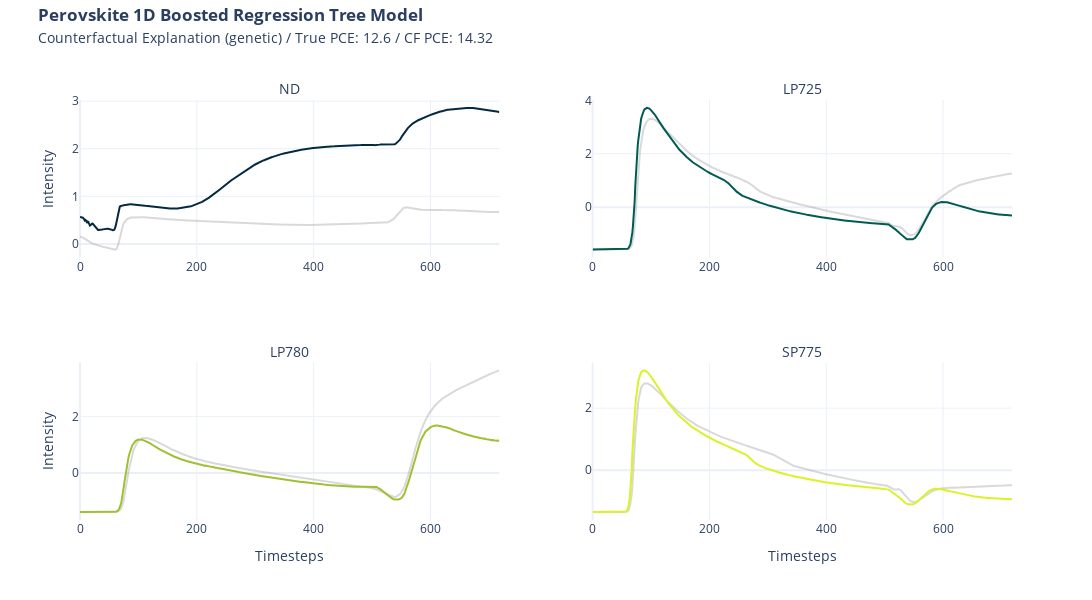

Write notebook code for a chart like this one.
### Markdown cell above
#### Plot

### Code cell
import plotly.graph_objects as go

def format_title(title, subtitle=None, subtitle_font_size=14):
    title = f'<b>{title}</b>'
    if not subtitle:
        return title
    subtitle = f'<span style="font-size: {subtitle_font_size}px;">{subtitle}</span>'
    return f'{title}<br>{subtitle}'

from plotly.subplots import make_subplots

fig = make_subplots(rows=2, 
                    cols=4,
                    subplot_titles=(format_title("High", "ND"),format_title("", "LP725"),format_title("", "LP780"),format_title("", "SP775"),
                                    format_title("Low"),None,None,None)
)

fig.add_trace(go.Scatter(y=x[0], name = "ND", marker_color="grey", opacity = 0.3,showlegend=False), row=1, col=1)
fig.add_trace(go.Scatter(y=cf_high[0], name = "cf ND", marker_color="#042940", showlegend=False), row=1, col=1)
fig.add_trace(go.Scatter(y=x[1], name = "LP725", marker_color="grey", opacity = 0.3,showlegend=False), row=1, col=2)
fig.add_trace(go.Scatter(y=cf_high[1], name = "cf LP725", marker_color="#005C53", showlegend=False), row=1, col=2)
fig.add_trace(go.Scatter(y=x[2], name = "LP780", marker_color="grey", opacity = 0.3,showlegend=False), row=1, col=3)
fig.add_trace(go.Scatter(y=cf_high[2], name = "cf LP780", marker_color="#9FC131", showlegend=False), row=1, col=3)
fig.add_trace(go.Scatter(y=x[3], name = "SP775", marker_color="grey", opacity = 0.3,showlegend=False), row=1, col=4)
fig.add_trace(go.Scatter(y=cf_high[3], name = "cf NSP775D", marker_color="#DBF227", showlegend=False), row=1, col=4)

fig.add_trace(go.Scatter(y=x[0], name = "ND", marker_color="grey", opacity = 0.3,showlegend=False), row=2, col=1)
fig.add_trace(go.Scatter(y=cf_low[0], name = "cf ND", marker_color="#042940", showlegend=False), row=2, col=1)
fig.add_trace(go.Scatter(y=x[1], name = "LP725", marker_color="grey", opacity = 0.3,showlegend=False), row=2, col=2)
fig.add_trace(go.Scatter(y=cf_low[1], name = "cf LP725", marker_color="#005C53", showlegend=False), row=2, col=2)
fig.add_trace(go.Scatter(y=x[2], name = "LP780", marker_color="grey", opacity = 0.3,showlegend=False), row=2, col=3)
fig.add_trace(go.Scatter(y=cf_low[2], name = "cf LP780", marker_color="#9FC131", showlegend=False), row=2, col=3)
fig.add_trace(go.Scatter(y=x[3], name = "SP775", marker_color="grey", opacity = 0.3,showlegend=False), row=2, col=4)
fig.add_trace(go.Scatter(y=cf_low[3], name = "cf NSP775D", marker_color="#DBF227", showlegend=False), row=2, col=4)

fig.update_yaxes(title= None)
fig.update_yaxes(title_text=None)
fig.update_xaxes(title= None)

fig.update_yaxes(title= "Intensity", row=1, col =1)
fig.update_yaxes(title= "Intensity", row=2, col =1)
fig.update_xaxes(title= "Timesteps",row=2,col=1)

fig.update_layout(
    title= format_title("Perovskite 1D Boosted Regression Tree Model", 
    "Counterfactual Explanation (" + str(cf_methode) + ") / True PCE: " + str(*y[0]) + " / CF PCE High: " + str(*y_cf_high[0]) + " / CF PCE Low: " + str(*y_cf_low[0])),
    legend_title = None,
    title_y = 0.965,
    title_x = 0.035,
    template = "plotly_white",
    height=600, width=1800
)

fig.write_image("xai/images/1D/1D_cf.png", scale=2)

fig.show()

### Figure 1 — Plotly figure (JSON) as saved in the notebook; plotly's stock layout.template omitted (floating-point values rounded to 4 significant figures; data arrays with more than 128 entries replaced by an {"elided": "..."} marker saying what was removed)
{"data": [{"marker": {"color": "grey"}, "name": "ND", "opacity": 0.3, "showlegend": false, "type": "scatter", "xaxis": "x", "y": {"elided": "719 float values"}, "yaxis": "y"}, {"marker": {"color": "#042940"}, "name": "cf ND", "showlegend": false, "type": "scatter", "xaxis": "x", "y": {"elided": "719 float values"}, "yaxis": "y"}, {"marker": {"color": "grey"}, "name": "LP725", "opacity": 0.3, "showlegend": false, "type": "scatter", "xaxis": "x2", "y": {"elided": "719 float values"}, "yaxis": "y2"}, {"marker": {"color": "#005C53"}, "name": "cf LP725", "showlegend": false, "type": "scatter", "xaxis": "x2", "y": {"elided": "719 float values"}, "yaxis": "y2"}, {"marker": {"color": "grey"}, "name": "LP780", "opacity": 0.3, "showlegend": false, "type": "scatter", "xaxis": "x3", "y": {"elided": "719 float values"}, "yaxis": "y3"}, {"marker": {"color": "#9FC131"}, "name": "cf LP780", "showlegend": false, "type": "scatter", "xaxis": "x3", "y": {"elided": "719 float values"}, "yaxis": "y3"}, {"marker": {"color": "grey"}, "name": "SP775", "opacity": 0.3, "showlegend": false, "type": "scatter", "xaxis": "x4", "y": {"elided": "719 float values"}, "yaxis": "y4"}, {"marker": {"color": "#DBF227"}, "name": "cf NSP775D", "showlegend": false, "type": "scatter", "xaxis": "x4", "y": {"elided": "719 float values"}, "yaxis": "y4"}], "layout": {"annotations": [{"font": {"size": 16}, "showarrow": false, "text": "<b></b><br><span style=\"font-size: 14px;\">ND</span>", "x": 0.225, "xanchor": "center", "xref": "paper", "y": 1, "yanchor": "bottom", "yref": "paper"}, {"font": {"size": 16}, "showarrow": false, "text": "<b></b><br><span style=\"font-size: 14px;\">LP725</span>", "x": 0.775, "xanchor": "center", "xref": "paper", "y": 1, "yanchor": "bottom", "yref": "paper"}, {"font": {"size": 16}, "showarrow": false, "text": "<b></b><br><span style=\"font-size: 14px;\">LP780</span>", "x": 0.225, "xanchor": "center", "xref": "paper", "y": 0.375, "yanchor": "bottom", "yref": "paper"}, {"font": {"size": 16}, "showarrow": false, "text": "<b></b><br><span style=\"font-size: 14px;\">SP775</span>", "x": 0.775, "xanchor": "center", "xref": "paper", "y": 0.375, "yanchor": "bottom", "yref": "paper"}], "height": 600, "legend": {"title": {}}, "title": {"text": "<b>Perovskite 1D Boosted Regression Tree Model</b><br><span style=\"font-size: 14px;\">Counterfactual Explanation (genetic) / True PCE: 12.6 / CF PCE: 14.32</span>", "x": 0.035, "y": 0.965}, "width": 1800, "xaxis": {"anchor": "y", "domain": [0, 0.45], "title": {}}, "xaxis2": {"anchor": "y2", "domain": [0.55, 1], "title": {}}, "xaxis3": {"anchor": "y3", "domain": [0, 0.45], "title": {"text": "Timesteps"}}, "xaxis4": {"anchor": "y4", "domain": [0.55, 1], "title": {"text": "Timesteps"}}, "yaxis": {"anchor": "x", "domain": [0.625, 1], "title": {"text": "Intensity"}}, "yaxis2": {"anchor": "x2", "domain": [0.625, 1], "title": {}}, "yaxis3": {"anchor": "x3", "domain": [0, 0.375], "title": {"text": "Intensity"}}, "yaxis4": {"anchor": "x4", "domain": [0, 0.375], "title": {}}}}
